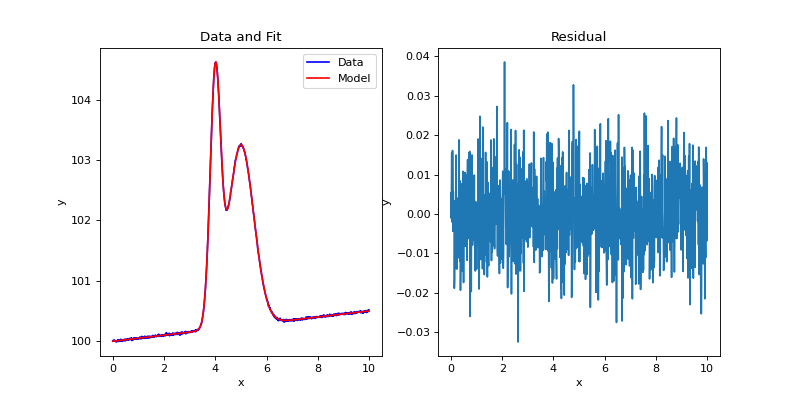

The script that drew this image:
import numpy as np
import matplotlib.pyplot as plt
from astropy.modeling import models, fitting
from sofia_redux.toolkit.fitting.fitpeaks1d import fitpeaks1d

# Create some fake data with noise
x = np.linspace(0, 10, 1001)
model1 = models.Gaussian1D(amplitude=3, mean=5, stddev=0.5)
model2 = models.Gaussian1D(amplitude=4, mean=4, stddev=0.2)
y = model1(x) + model2(x) + 0.05 * x + 100
rand = np.random.RandomState(42)
y += rand.normal(0, 0.01, y.size)

model = fitpeaks1d(x, y, npeaks=2, background_class=models.Linear1D,
                   box_width=('stddev', 3),
                   search_kwargs={'stddev_0': 0.1})

fit = model(x)
fig, ax = plt.subplots(nrows=1, ncols=2, figsize=(10, 5))
ax[0].plot(x, y, label='Data', color='blue')
ax[0].plot(x, model(x), label='Model', color='red')
ax[0].legend()
ax[0].set_xlabel('x')
ax[0].set_ylabel('y')
ax[0].set_title("Data and Fit")
ax[1].plot(x, y - fit)
ax[1].set_xlabel('x')
ax[1].set_ylabel('y')
ax[1].set_title("Residual")
